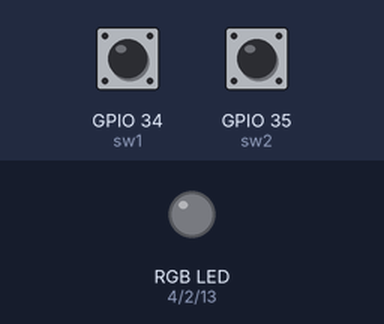
The program below on a simulated ESP32. Parts: an RGB LED mixed from three pins (HIGH = lit). Inputs (shaded band) come from the test bench; at power-on: GPIO 34 (sw1) HIGH, GPIO 35 (sw2) HIGH. Dim RGB values are drawn brighter than linear.

Above: at 1.2 s.
1.3 s: GPIO 34 (sw1) pulled LOW for 0.15 s
At 1.56 s:
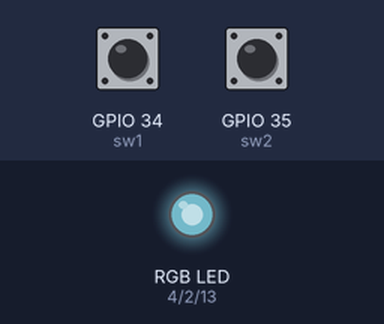
4.3 s: GPIO 35 (sw2) pulled LOW for 0.15 s
7.4 s: GPIO 34 (sw1) pulled LOW for 0.15 s
At 8.14 s:
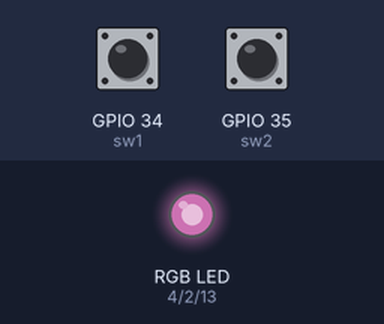
10.5 s: GPIO 35 (sw2) pulled LOW for 3.2 s
At 13.76 s:
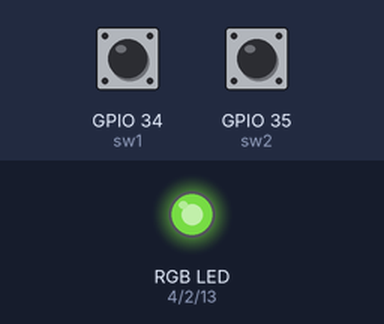
Timing chart, 0 to 17.7 s (numbered marks = the images above; inputs shaded):
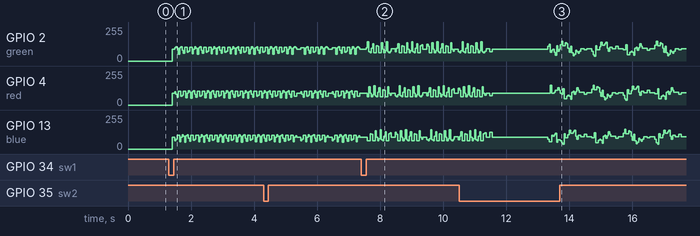

The program:

main.cpp
```cpp
#include <Arduino.h>
#define red 4
#define green 2
#define blue 13
#define sw1 34
#define sw2 35
int ledstate = 0;
hw_timer_t *timer1 = NULL;
void IRAM_ATTR timercall1();
void IRAM_ATTR timercall2();


void setup()
{
  pinMode(red, OUTPUT);
  pinMode(green, OUTPUT);
  pinMode(blue, OUTPUT);
  pinMode(sw1, INPUT);
  pinMode(sw2, INPUT);

  // put your setup code here, to run once:
}

void loop()
{
  // put your main code here, to run repeatedly:
  int s1 = digitalRead(sw1);
  int s2 = digitalRead(sw2);

  if (s1 == LOW)
  {

    timer1 = timerBegin(0, 80, true);
    timerAttachInterrupt(timer1, &timercall1, true);
    timerAlarmWrite(timer1, 50000, true);
    timerAlarmEnable(timer1);
    s1 = HIGH;
  }
  if (s2 == LOW)
  {

    timer1 = timerBegin(0, 80, true);
    timerAttachInterrupt(timer1, &timercall2, true);
    timerAlarmWrite(timer1, 1000000, true);
    timerAlarmEnable(timer1);
    s2 = HIGH;
  }
}
void IRAM_ATTR timercall1()
{
 ledstate++;
  if(ledstate==1){
  digitalWrite(red,HIGH);
  digitalWrite(green,LOW);
  digitalWrite(blue,LOW);
}
if(ledstate==2){
  digitalWrite(green,HIGH);
  digitalWrite(blue,LOW);
  digitalWrite(red,LOW);

}
if(ledstate==3){
  digitalWrite(blue,HIGH);
  digitalWrite(red,LOW);
  digitalWrite(green,LOW);
  ledstate=0;
}
}
void IRAM_ATTR timercall2()
{
   ledstate++;
  if(ledstate==1){
  digitalWrite(red,HIGH);
  digitalWrite(green,LOW);
  digitalWrite(blue,LOW);
}
if(ledstate==2){
  digitalWrite(green,HIGH);
  digitalWrite(blue,LOW);
  digitalWrite(red,LOW);

}
if(ledstate==3){
  digitalWrite(blue,HIGH);
  digitalWrite(red,LOW);
  digitalWrite(green,LOW);
  ledstate=0;
}
}
```
